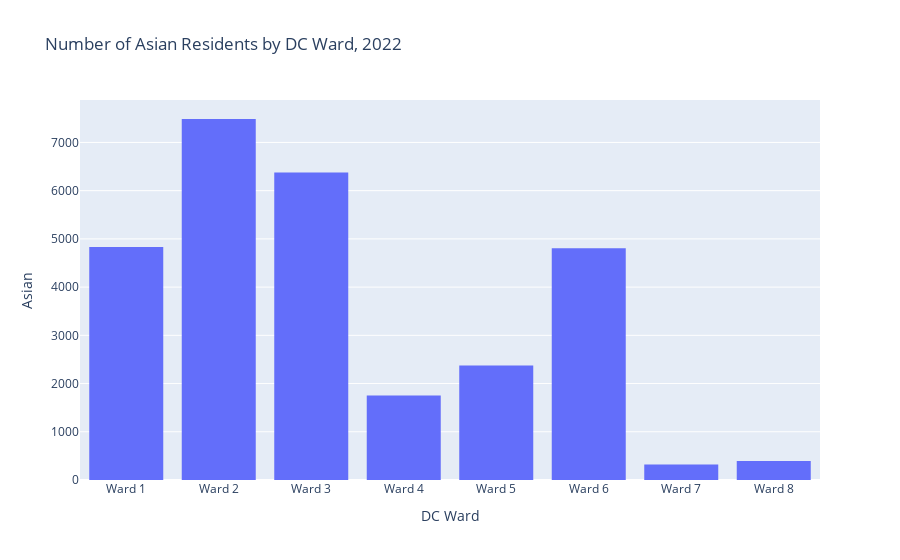

Notebook code for this chart:
### Code cell
fig = px.bar(demog_trimmed_ward,
             x='WARD',
             y='Asian',
             title='Number of Asian Residents by DC Ward, 2022',
             labels={
                 'WARD':'DC Ward'
             }
            )
fig.update_traces(marker_line_width=0)
fig.show()

### Figure 1 — Plotly figure (JSON) as saved in the notebook; plotly's stock layout.template omitted (floating-point values rounded to 4 significant figures)
{"data": [{"alignmentgroup": "True", "hovertemplate": "DC Ward=%{x}<br>Asian=%{y}<extra></extra>", "legendgroup": "", "marker": {"color": "#636efa", "line": {"width": 0}, "pattern": {"shape": ""}}, "name": "", "offsetgroup": "", "orientation": "v", "showlegend": false, "textposition": "auto", "type": "bar", "x": ["Ward 1", "Ward 2", "Ward 3", "Ward 4", "Ward 5", "Ward 6", "Ward 7", "Ward 8"], "xaxis": "x", "y": [4833, 7486, 6377, 1753, 2375, 4807, 323, 393], "yaxis": "y"}], "layout": {"autosize": true, "barmode": "relative", "legend": {"tracegroupgap": 0}, "title": {"text": "Number of Asian Residents by DC Ward, 2022"}, "xaxis": {"anchor": "y", "autorange": true, "domain": [0, 1], "range": [-0.5, 7.5], "title": {"text": "DC Ward"}, "type": "category"}, "yaxis": {"anchor": "x", "autorange": true, "domain": [0, 1], "range": [0, 7880], "title": {"text": "Asian"}, "type": "linear"}}}
